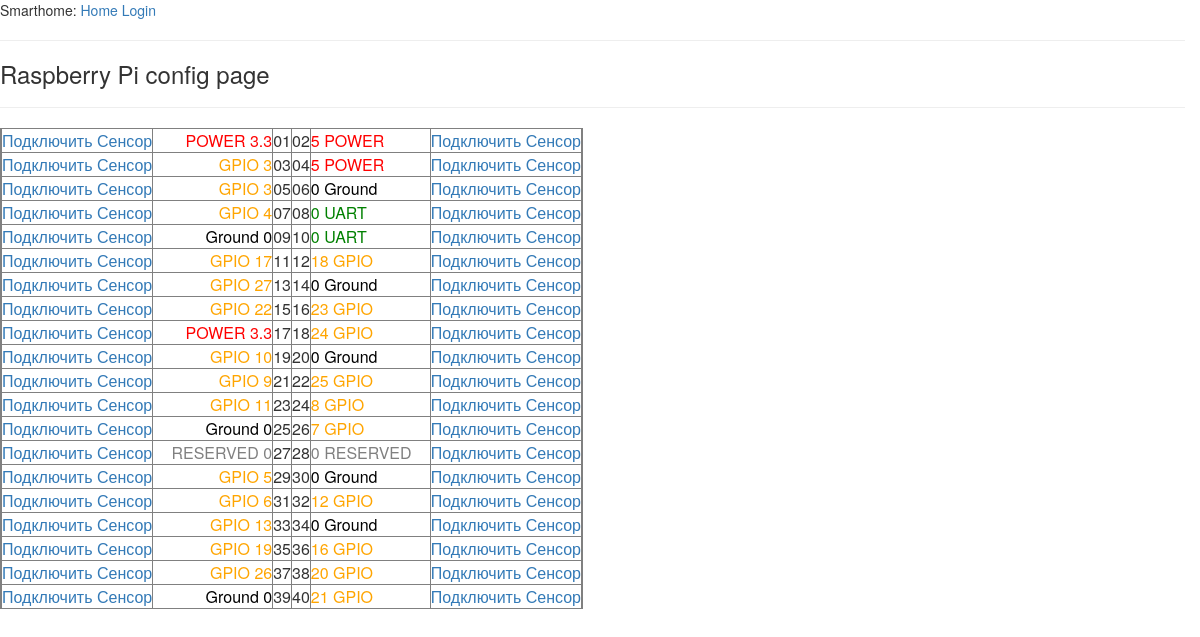
Screenshot of /rasp with the database file from the repository.
### app/models.py (models this page shows, shortened)
class Raspb3BPins(db.Model): #User
    id = db.Column(db.Integer, primary_key = True)
    type = db.Column(db.String(24))
    number = db.Column(db.String(8))
    pin_info = db.Column(db.String(140))
    connected = db.relationship('Sensors', backref = 'conpin')

### app/views.py (the view)
@app.route('/rasp')
def rasp():
    pins = Raspb3BPins.query
    sens = Sensors.query
    return render_template('rasp/rsettings.html', title='Raspberry Pi config page', pins = pins, sens = sens)#, sens = sens)

### app/views.py (called while the page is built)
@app.before_request
def before_request():
    g.user = current_user
    if g.user.is_authenticated:
        g.user.last_seen = datetime.utcnow()
        db.session.add(g.user)
        db.session.commit()
        g.search_form = SearchForm()

@app.after_request
def after_request(response):
    for query in get_debug_queries():
        if query.duration >= app.config['DATABASE_QUERY_TIMEOUT']:
            app.logger.warning("SLOW QUERY: %s\nParameters: %s\nDuration: %fs\nContext: %s\n" % (query.statement, query.parameters, query.duration, query.context))
    return response

### app/templates/rasp/rsettings.html
{% extends "base.html" %}
{% block content %}
<h3>{{title}}</h3>
<hr>
{% include 'rasp/raspbins.html' %}
{% endblock %}

### app/templates/base.html (shortened to what this page needs)
<html>
  <head>
    <link type="text/css" rel="stylesheet" href="{{ url_for('static', filename='css/bootstrap.min.css') }}"/>
  </head>
  <body >
      <div>
        Smarthome:
        <a href="{{ url_for('index') }}">Home</a>
        {% if current_user.is_anonymous %}
        <a href="{{ url_for('login') }}">Login</a>
        {% endif %}
    </div>
    <hr>
    {% block content %}{% endblock %}
  </body>
</html>

### app/templates/rasp/raspbins.html (shortened to what this page needs)
{% set a = {'0':'POWER',
'1':'Ground',
'2':'GPIO',
'3':'UART',
'4':'RESERVED',
}
%}
{% set ca = {'0':'red',
'1':'black',
'2':'orange',
'3':'green',
'4':'gray',
}
%}
<table border='1'>
{%for pin in pins%}
	{% if pin.id % 2 %}
	<tr>
	    <td>{% if not sens.filter_by(raspin_id = pin.id).first().conpin %}<a href="{{url_for('pin_connect', pin_id = pin['id'])}}">Подключить Сенсор</a>{% else %}Подключен: {{ sens.filter_by(raspin_id = pin.id).first().name }}{% endif %}</td>
	    <td align='right' style="color:{{ca[pin.type]}}; width:120px; ">{{a[pin.type]}} {{pin.number}}</td>
	    <td style="width:10px;"> {% if pin['id'] < 10 %}
			{{ [0,pin.id]|join("") }}
			{% else %}
			{{pin.id}}
			{% endif %}
		</td>
	{% endif %}
	{% if pin.id % 2 == 0 %}
	    <td style="width:10px;">{% if pin.id < 10 %}
			{{ [0,pin.id]|join("") }}
			{% else %}
			{{pin.id}}
			{% endif %}
		</td>
	    <td align="left" style="color:{{ca[pin.type]}}; width:120px;">{{pin.number}} {{a[pin.type]}}</td>
	    <td>{% if not sens.filter_by(raspin_id = pin.id).first().conpin %}<a href="{{url_for('pin_connect', pin_id = pin.id)}}">Подключить Сенсор</a>{% else %}Подключен: {{ sens.filter_by(raspin_id = pin.id).first().name }}{% endif %}</td>
	</tr>
	{% endif %}
{% endfor %}
</table>

### rows the page displays
Raspb3BPins: type "POWER", number "3.3", id "01"
Raspb3BPins: id "02", number "5", type "POWER"
Raspb3BPins: type "GPIO", number "3", id "03"
Raspb3BPins: id "04", number "5", type "POWER"
Raspb3BPins: type "GPIO", number "3", id "05"
Raspb3BPins: id "06", number "0", type "Ground"
Raspb3BPins: type "GPIO", number "4", id "07"
Raspb3BPins: id "08", number "0", type "UART"
Raspb3BPins: type "Ground", number "0", id "09"
Raspb3BPins: id "10", number "0", type "UART"
Raspb3BPins: type "GPIO", number "17", id "11"
Raspb3BPins: id "12", number "18", type "GPIO"
Raspb3BPins: type "GPIO", number "27", id "13"
Raspb3BPins: id "14", number "0", type "Ground"
Raspb3BPins: type "GPIO", number "22", id "15"
Raspb3BPins: id "16", number "23", type "GPIO"
Raspb3BPins: type "POWER", number "3.3", id "17"
Raspb3BPins: id "18", number "24", type "GPIO"
Raspb3BPins: type "GPIO", number "10", id "19"
Raspb3BPins: id "20", number "0", type "Ground"
Raspb3BPins: type "GPIO", number "9", id "21"
Raspb3BPins: id "22", number "25", type "GPIO"
Raspb3BPins: type "GPIO", number "11", id "23"
Raspb3BPins: id "24", number "8", type "GPIO"
Raspb3BPins: type "Ground", number "0", id "25"
Raspb3BPins: id "26", number "7", type "GPIO"
Raspb3BPins: type "RESERVED", number "0", id "27"
Raspb3BPins: id "28", number "0", type "RESERVED"
Raspb3BPins: type "GPIO", number "5", id "29"
Raspb3BPins: id "30", number "0", type "Ground"
Raspb3BPins: type "GPIO", number "6", id "31"
Raspb3BPins: id "32", number "12", type "GPIO"
Raspb3BPins: type "GPIO", number "13", id "33"
Raspb3BPins: id "34", number "0", type "Ground"
Raspb3BPins: type "GPIO", number "19", id "35"
Raspb3BPins: id "36", number "16", type "GPIO"
Raspb3BPins: type "GPIO", number "26", id "37"
Raspb3BPins: id "38", number "20", type "GPIO"
Raspb3BPins: type "Ground", number "0", id "39"
Raspb3BPins: id "40", number "21", type "GPIO"

### other values shown
{{ title }} "Raspberry Pi config page"
